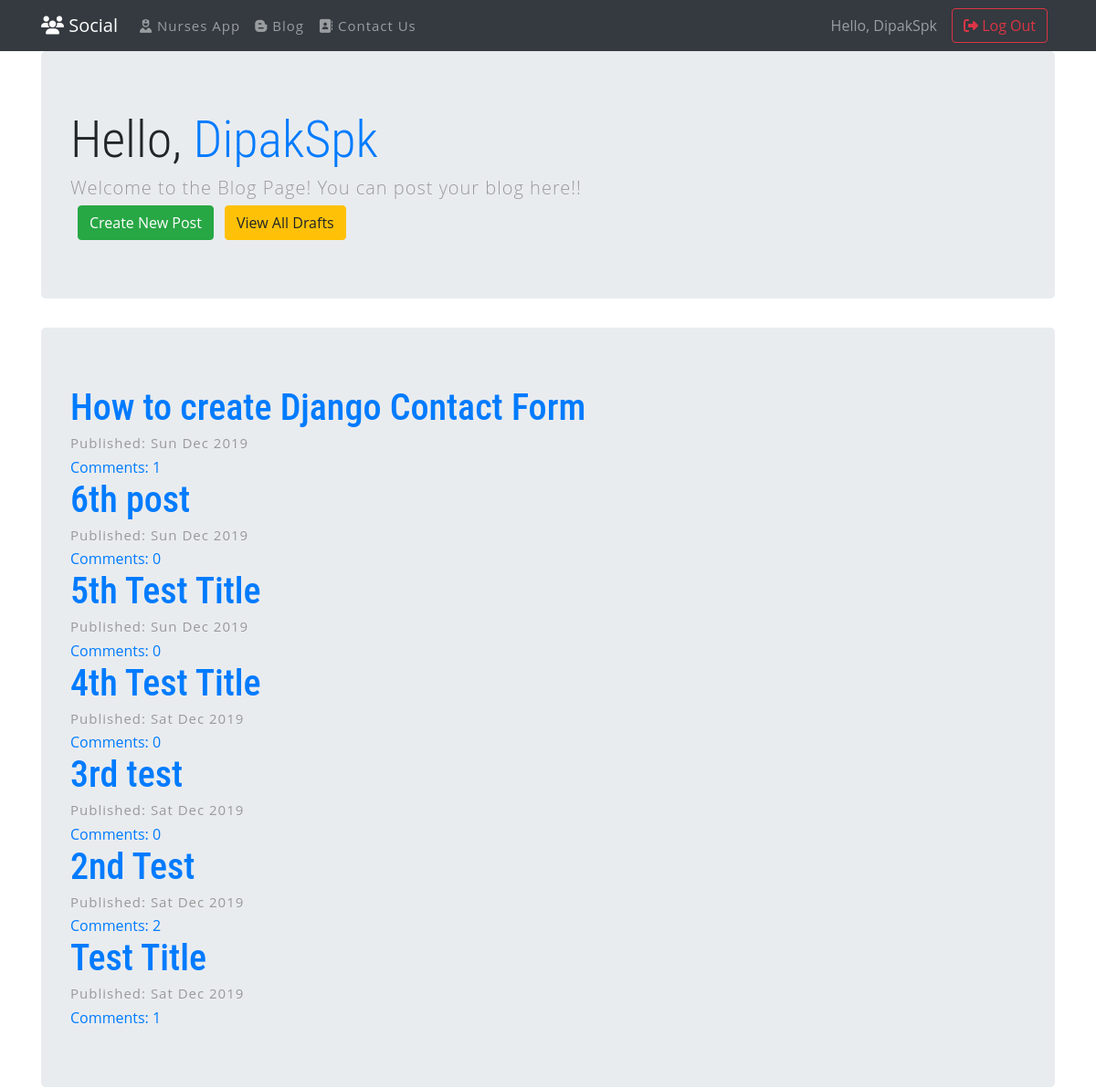
The app's page /blog/ (signed in, upper part), older data.
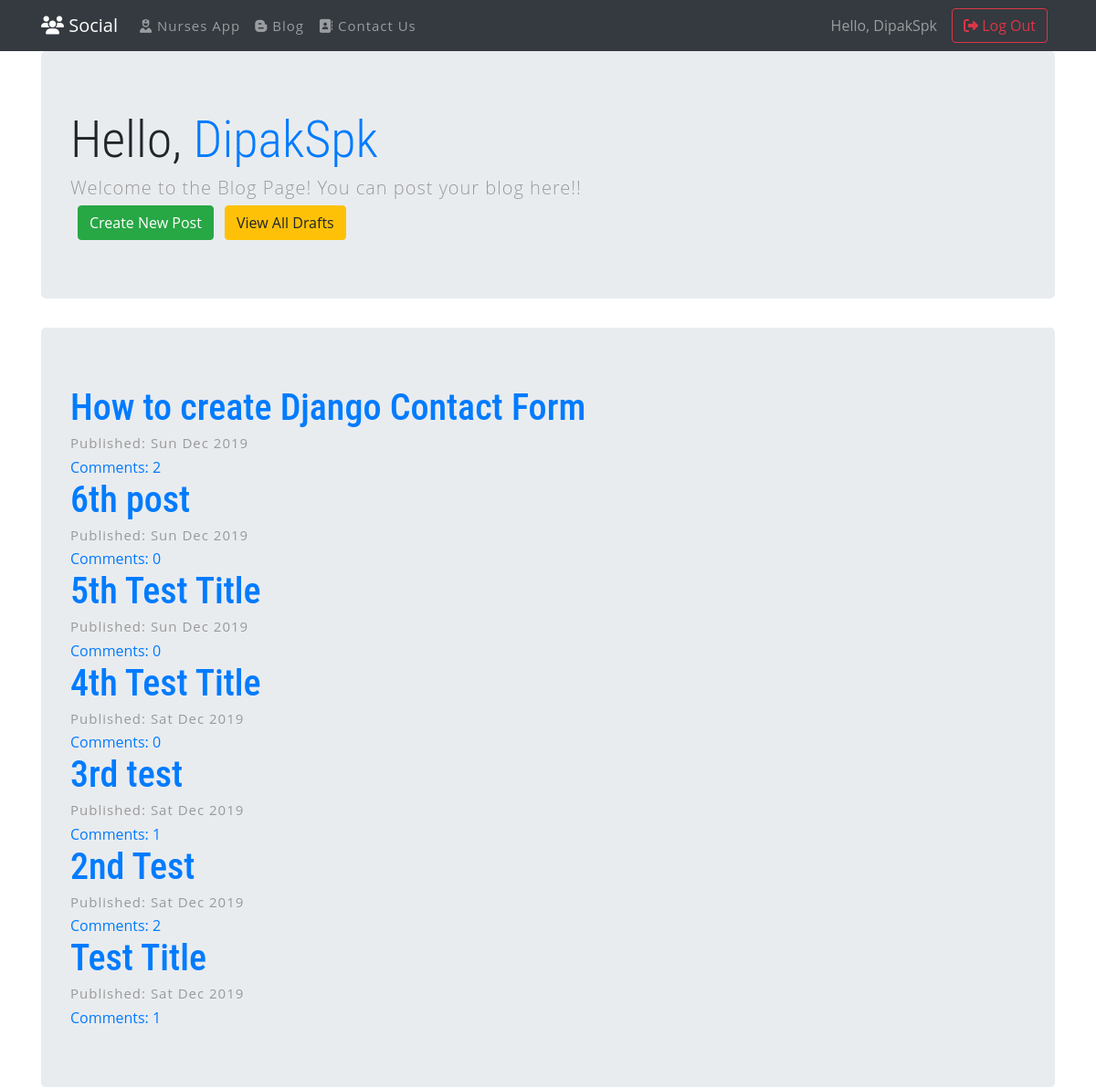
The same page, newer data.
### blog/models.py (models this page shows, shortened)
class Post(models.Model):
    author = models.ForeignKey('auth.User',on_delete=models.CASCADE)
    title = models.CharField(max_length=200)
    text = models.TextField()
    created_date = models.DateTimeField(default=timezone.now)
    published_date = models.DateTimeField(blank=True, null=True)
    def approve_comments(self):
        return self.comments.filter(approved_comment=True)

### blog/views.py (the view)
# urls.py: path("", views.PostListView.as_view(), name="post_list"),
class PostListView(ListView):
    model = Post
    def get_queryset(self):
        return Post.objects.filter(published_date__lte=timezone.now()).order_by('-published_date')

### blog/templates/blog/post_list.html (shortened to what this page needs)
{% extends "base.html" %}
{% load staticfiles %}
{% block content %}
<div class="jumbotron">
  <div class="content">
		{% if user.is_authenticated %}
		<h1 class="display-4">Hello, <a href="{% url 'posts:for_user' username=user.username %}">{{user.username }}</a>
    </h1>
    {% endif %}
	</div>
    {% if user.is_authenticated %}
      <p class="lead">Welcome to the Blog Page! You can post your blog here!!</p>
      <a class="btn btn-success my-20 my-sm-0 ml-2" href="{% url 'blog:post_new' %}" class="btn btn-simple">Create New Post</a>
      <a class="btn btn-warning my-20 my-sm-0 ml-2" href="{% url 'blog:post_draft_list' %}" class="btn btn-simple">View All Drafts</a>
    {% else %}
    <h1 class="display-4">Please Login !!</h1>
    <a class="btn btn-primary btn-lg" href="{% url 'accounts:login' %}" role="button"><i class="fas fa-user"></i> Login</a>
    {% endif %}
</div>
<div class="jumbotron">
  {% for post in post_list %}
    <h1><a href="{% url 'blog:post_detail' pk=post.pk %}"> {{ post.title }}</a></h1>
      <p>Published: {{ post.published_date|date:"D M Y"}}</p>
      <a href="{% url 'blog:post_detail' pk=post.pk %}"> Comments: {{ post.approve_comments.count }}</a>
  {% endfor %}
</div>
{% endblock %}

Row changes from the older to the newer data that the page shows:
changed Post "How to create Django Contact Form": approve_comments.count "1" → "2"
computed for Post "3rd test": approve_comments.count "0" → "1"
